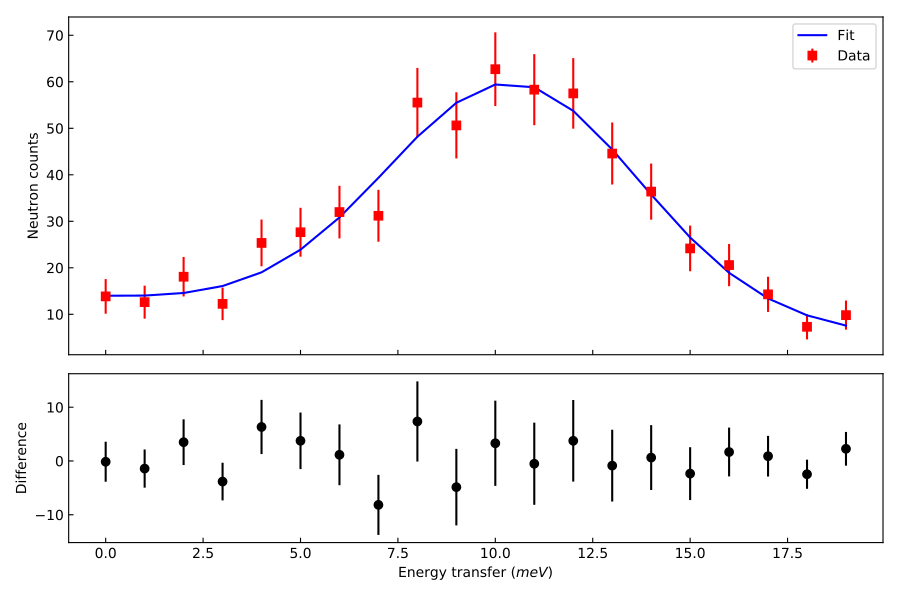

Write Python code to recreate this figure.
import numpy as np
import matplotlib.pyplot as plt
from mantid import plots
from mantid.simpleapi import CreateWorkspace, Fit

# Create a workspace that has a Gaussian peak
x = np.arange(20)
y0 = 10.+50*np.exp(-(x-10)**2/20)
err=np.sqrt(y0)
y = 10.+50*np.exp(-(x-10)**2/20)
y += err*np.random.normal(size=len(err))
err = np.sqrt(y)
w = CreateWorkspace(DataX=x, DataY=y, DataE=err, NSpec=1, UnitX='DeltaE')
result = Fit(Function='name=LinearBackground,A0=10,A1=0.;name=Gaussian,Height=60.,PeakCentre=10.,Sigma=3.',
             InputWorkspace='w',
             Output='w',
             OutputCompositeMembers=True)
# The handle to the output workspace is result.OutputWorkspace. The first spectrum is the data,
# the second is the fit, the third is the difference. Subsequent spectra are the calculated
# functions of each of the components of the fit (here LinearBackground and Gaussian)
# Note that the difference spectrum has 0 errors. One can copy the errors from data
result.OutputWorkspace.setE(2,result.OutputWorkspace.readE(0))

#do the plotting
fig, [ax_top, ax_bottom] = plt.subplots(figsize=(9, 6),
                                        nrows=2,
                                        ncols=1,
                                        sharex=True,
                                        gridspec_kw={'height_ratios':[2,1]},
                                        subplot_kw={'projection':'mantid'})

ax_top.errorbar(result.OutputWorkspace,'rs',wkspIndex=0, label='Data')
ax_top.plot(result.OutputWorkspace,'b-',wkspIndex=1, label='Fit')
ax_top.legend()
ax_top.set_xlabel('')
ax_top.set_ylabel('Neutron counts')
ax_top.tick_params(axis='both', direction='in')
ax_bottom.errorbar(result.OutputWorkspace,'ko',wkspIndex=2)
ax_bottom.tick_params(axis='both', direction='in')
ax_bottom.set_ylabel('Difference')
fig.tight_layout()
#fig.show()
